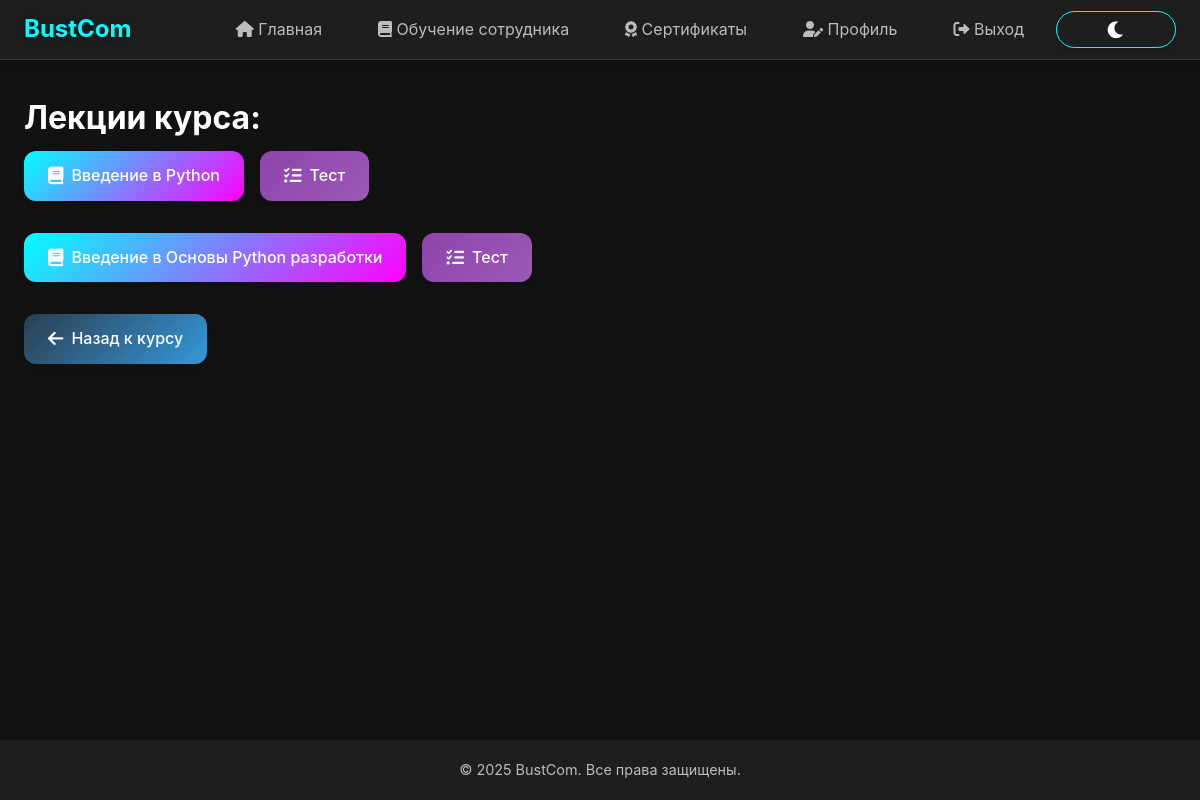
/course/4/lectures/ (signed in), run on the app's committed database.
### bustComProj/models.py (models this page shows, shortened)
class Lecture(models.Model):
    course = models.ForeignKey(Course, on_delete=models.CASCADE)
    title = models.CharField(max_length=100)
    order_num = models.IntegerField()
    class Meta:
        verbose_name = 'Лекция'
        verbose_name_plural = 'Лекции'

### bustComProj/views.py (the view)
# urls.py: path('course/<int:course_id>/lectures/', course_lectures, name='course_lectures'),
@login_required
def course_lectures(request, course_id):
    course = get_object_or_404(Course, id=course_id)
    lectures = Lecture.objects.filter(course=course).order_by('order_num')
    return render(request, 'bustComProj/course_lectures.html', {'course': course, 'lectures': lectures})

### bustComProj/templates/bustComProj/course_lectures.html (shortened to what this page needs)
{% extends 'bustComProj/base.html' %}
{% block content %}
    <h1>Лекции курса: {{ course.name }}</h1>
    <ul>
        {% for lecture in lectures %}
            <li>
                <a href="{% url 'lecture_detail' lecture.id %}" class="btn-link">
                    <i class="fas fa-book"></i>
                    {{ lecture.title }}
                </a>
                {% if lecture.test_set.exists %}
                    <a href="{% url 'lecture_test' lecture.id lecture.test_set.first.id %}" class="btn-link btn-test">
                        <i class="fas fa-tasks"></i>
                        Тест
                    </a>
                {% endif %}
            </li>
        {% empty %}
            <p>Пока нет лекций.</p>
        {% endfor %}
    </ul>
    <a href="{% url 'course_detail' course.id %}" class="btn-link btn-back">
        <i class="fas fa-arrow-left"></i>
        Назад к курсу
    </a>
{% endblock %}

### bustComProj/static/css/enhanced.css (style rules this page uses)
:root { --primary-color: #ff00ff; --secondary-color: #00ffcc; --accent-color: #ff3366; --background-dark: #1a1a1a; --background-light: #2a2a2a; --text-primary: #ffffff; --text-secondary: #e0e0e0; --success-color: #00ff88; --danger-color: #ff3366; --warning-color: #ffcc00; --border-radius: 15px; --transition-speed: 0.3s; }

### bustComProj/static/css/theme.css (style rules this page uses)
:root[data-theme="dark"] { --primary-color: #00ffff; --primary-dark: #00cccc; --primary-light: #80ffff; --secondary-color: #ff00ff; --secondary-dark: #cc00cc; --secondary-light: #ff80ff; --background-dark: #121212; --background-light: #1e1e1e; --background-lighter: #2d2d2d; --text-primary: #ffffff; --text-secondary: rgba(255, 255, 255, 0.7); --text-tertiary: rgba(255, 255, 255, 0.5); }

### bustComProj/templates/bustComProj/base.html (style rules this page uses)
:root { --primary-color: #00ffff; --primary-dark: #00cccc; --primary-light: #80ffff; --secondary-color: #ff00ff; --secondary-dark: #cc00cc; --secondary-light: #ff80ff; --background-dark: #121212; --background-light: #1e1e1e; --background-lighter: #2d2d2d; --text-primary: #ffffff; --text-secondary: rgba(255, 255, 255, 0.7); --text-tertiary: rgba(255, 255, 255, 0.5); --danger-color: #ff4444; --danger-dark: #cc0000; --success-color: #00ff00; --success-dark: #00cc00; --spacing-xs: 0.5rem; --spacing-sm: 1rem; --spacing-md: 1.5rem; --spacing-lg: 2rem; --spacing-xl: 3rem; --border-radius: 12px; --border-radius-sm: 8px; --max-width: 1200px; --header-height: 60px; --footer-height: 60px; --transition-fast: 0.2s ease; --transition-normal: 0.3s ease; --shadow-sm: 0 2px 4px rgba(0, 0, 0, 0.2); --shadow-md: 0 4px 6px rgba(0, 0, 0, 0.3); --shadow-lg: 0 8px 16px rgba(0, 0, 0, 0.4); }
* { margin: 0; padding: 0; box-sizing: border-box; -webkit-tap-highlight-color: transparent; }
body { font-family: -apple-system, BlinkMacSystemFont, 'Segoe UI', Roboto, Oxygen, Ubuntu, Cantarell, 'Open Sans', 'Helvetica Neue', sans-serif; background-color: var(--background-dark); color: var(--text-primary); line-height: 1.6; overflow-x: hidden; }
a { color: var(--primary-color); text-decoration: none; transition: all var(--transition-normal); position: relative; }
a:not(.btn):after { content: ''; position: absolute; width: 100%; height: 2px; bottom: -2px; left: 0; background: linear-gradient(90deg, var(--primary-color), var(--secondary-color)); transform: scaleX(0); transform-origin: right; transition: transform var(--transition-normal); }
.btn-link { display: inline-flex; align-items: center; gap: 0.5rem; padding: 0.75rem 1.5rem; border-radius: var(--border-radius); font-weight: 500; text-decoration: none; color: var(--text-color); background: linear-gradient(135deg, var(--primary-color) 0%, var(--secondary-color) 100%); border: none; cursor: pointer; transition: all 0.3s ease; box-shadow: 0 4px 6px rgba(0, 0, 0, 0.1); }
.btn-link i { font-size: 1.1em; }
.btn-back { background: linear-gradient(135deg, #2c3e50 0%, #3498db 100%); color: white; }
.btn-test { background: linear-gradient(135deg, #8e44ad 0%, #9b59b6 100%); color: white; }

### bustComProj/templates/bustComProj/course_lectures.html (style rules this page uses)
ul { list-style: none; padding: 0; margin: 0; }
li { margin-bottom: 1rem; display: flex; gap: 1rem; align-items: center; }
.btn-link { margin: 0.5rem 0; }

### data on the page
Lecture: title "Введение в Python", shows "Тест"
Lecture: title "Введение в Основы Python разработки", shows "Тест"
